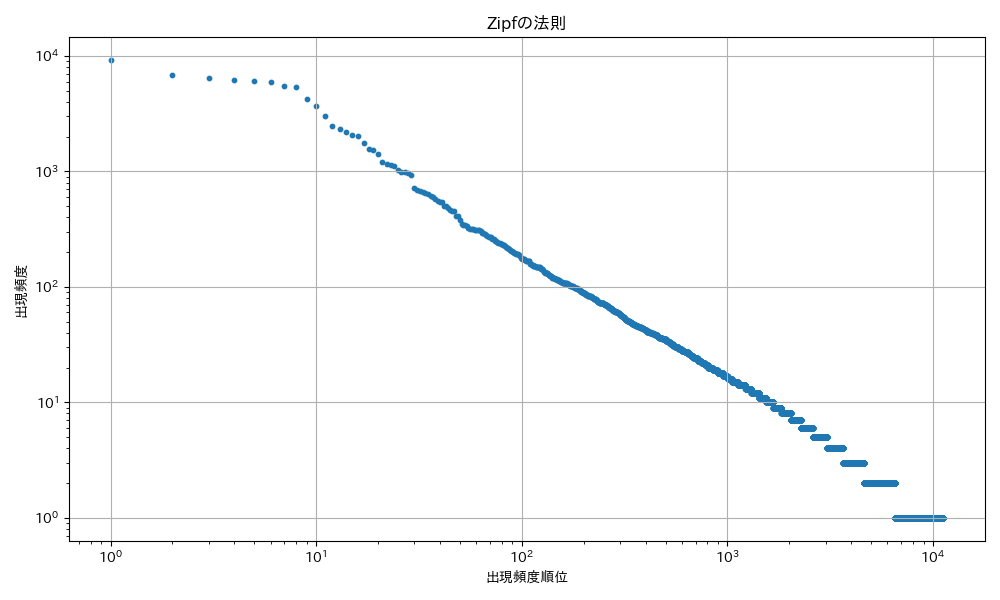

Python code for this plot:
import matplotlib.pyplot as plt
import japanize_matplotlib
from knock35 import parse_neko, count_word_frequency, sort_word_frequency

if __name__ == "__main__":
    sentences = parse_neko('neko.txt.mecab') # neko.txt.mecabを形態素解析してリストを取得
    word_freq = count_word_frequency(sentences) # 単語の出現頻度を計算
    sorted_word_freq = sort_word_frequency(word_freq) # 出現頻度の高い順にソート

    ranks = range(1, len(sorted_word_freq) + 1) # 1から始まる連続した整数の範囲
    freqs = [freq for _, freq in sorted_word_freq] # 出現頻度のみを取り出したリスト 

    plt.figure(figsize=(10, 6))
    plt.scatter(ranks, freqs, s=10)
    plt.xscale('log') # x軸を対数スケールに
    plt.yscale('log') # y軸を対数スケールに
    plt.xlabel('出現頻度順位') 
    plt.ylabel('出現頻度')
    plt.title('Zipfの法則')
    plt.grid(True)
    plt.tight_layout()

    plt.savefig('knock39.png')
    plt.show()